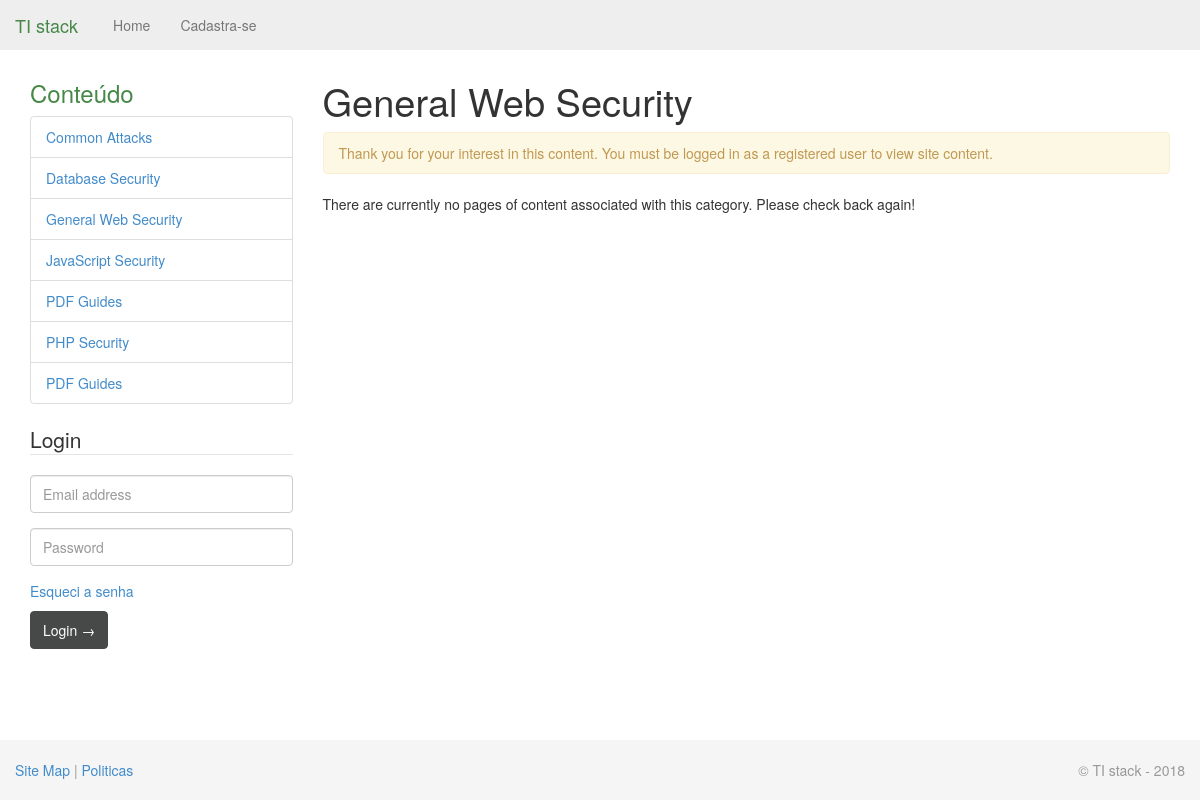
Screenshot of /category.php?id=3 with the database file from the repository.
### tables this page shows
CREATE TABLE `categories` (
	`id` SMALLINT UNSIGNED NOT NULL AUTO_INCREMENT,
	`category` VARCHAR(45) NOT NULL,
	PRIMARY KEY (`id`),
	UNIQUE INDEX `category_UNIQUE` (`category` ASC) 
);

### category.php (the view, shortened to what this page needs)
<?php
require('./includes/mysql.inc.php');
if (filter_var($_GET['id'], FILTER_VALIDATE_INT, array('min_range' => 1))) {
	$cat_id = $_GET['id'];
	$q = 'SELECT category FROM categories WHERE id=' . $cat_id;
	$r = mysqli_query($dbc, $q);
	list($page_title) = mysqli_fetch_array($r, MYSQLI_NUM);
	include('./includes/header.php');
	echo '<h1>' . htmlspecialchars($page_title) . '</h1>';
	if (isset($_SESSION['user_id']) && !isset($_SESSION['user_not_expired'])) {
		echo '<div class="alert"><h4>Expired Account</h4>Thank you for your interest in this content. Unfortunately your account has expired. Please <a href="renew.php">renew your account</a> in order to access site content.</div>';
	} elseif (!isset($_SESSION['user_id'])) {
		echo '<div class="alert">Thank you for your interest in this content. You must be logged in as a registered user to view site content.</div>';
	}
	$q = 'SELECT id, title, description FROM pages WHERE categories_id=' . $cat_id . ' ORDER BY date_created DESC';
	$r = mysqli_query($dbc, $q);
	if (mysqli_num_rows($r) > 0) {
		while ($row = mysqli_fetch_array($r, MYSQLI_ASSOC)) {
			echo '<div><h4><a href="page.php?id=' . $row['id'] . '">' . htmlspecialchars($row['title']) . '</a></h4><p>' . htmlspecialchars($row['description']) . '</p></div>';
		}
	} else {
		echo '<p>There are currently no pages of content associated with this category. Please check back again!</p>';
	}
} else {
	$page_title = 'Error!';
	include('./includes/header.php');
	echo '<div class="alert alert-danger">This page has been accessed in error.</div>';
}
include('./includes/footer.php');
?>

### includes/header.php (shortened to what this page needs)
<!DOCTYPE html>
<html lang="en">
  <head>
    <link href="css/bootstrap.min.css" rel="stylesheet">
    <link href="css/sticky-footer-navbar.css" rel="stylesheet">
  </head>
  <body>
    <div id="wrap">
      <div class="navbar navbar-fixed-top">
        <div class="container">
          <a class="navbar-brand" href="index.php" style="color: #468847;"> <?PHP echo APP_NAME;?> </a>
          <div class="nav-collapse collapse">
            <ul class="nav navbar-nav">
<?php
	$pages = array (
		'Home' => 'index.php',
		'Cadastra-se' => 'register.php'
	);
	$this_page = basename($_SERVER['PHP_SELF']);
	foreach ($pages as $k => $v) {
		echo '<li';
		if ($this_page == $v) echo ' class="active"';
		echo '><a href="' . $v . '">' . $k . '</a></li>
		';
	}
?>
            </ul>
          </div>
        </div>
      </div>
      <div class="container">
		<div class="row">
			<div class="col-3">
				<h3 class="text-success">Conteúdo</h3>
			<div class="list-group">
<?php
	$q = 'SELECT * FROM categories ORDER BY category';
	$r = mysqli_query($dbc, $q);
	while (list($id, $category) = mysqli_fetch_array($r, MYSQLI_NUM)) {
		echo '<a href="category.php?id=' . $id . '" class="list-group-item" title="' . $category . '">' . htmlspecialchars($category) . '
		</a>';
	}
?>
			  <a href="pdfs.php" class="list-group-item" title="PDFs">PDF Guides
			  </a>
			</div>
<?php
	if (!isset($_SESSION['user_id'])) {
		require('includes/login_form.inc.php');
	}
?>
			</div>
		  <div class="col-9">

### css/sticky-footer-navbar.css (style rules this page uses)
html, body { height: 100%; }
#wrap { min-height: 100%; height: auto !important; height: 100%; margin: 0 auto -60px; padding: 0 0 60px; }
#wrap > .container { padding: 60px 15px 0; }

### rows the page displays
categories: category "Common Attacks"
categories: category "Database Security"
categories: category "General Web Security"
categories: category "JavaScript Security"
categories: category "PDF Guides"
categories: category "PHP Security"

### other values shown
APP_NAME "TI stack"
$k "Home"
$k "Cadastra-se"
